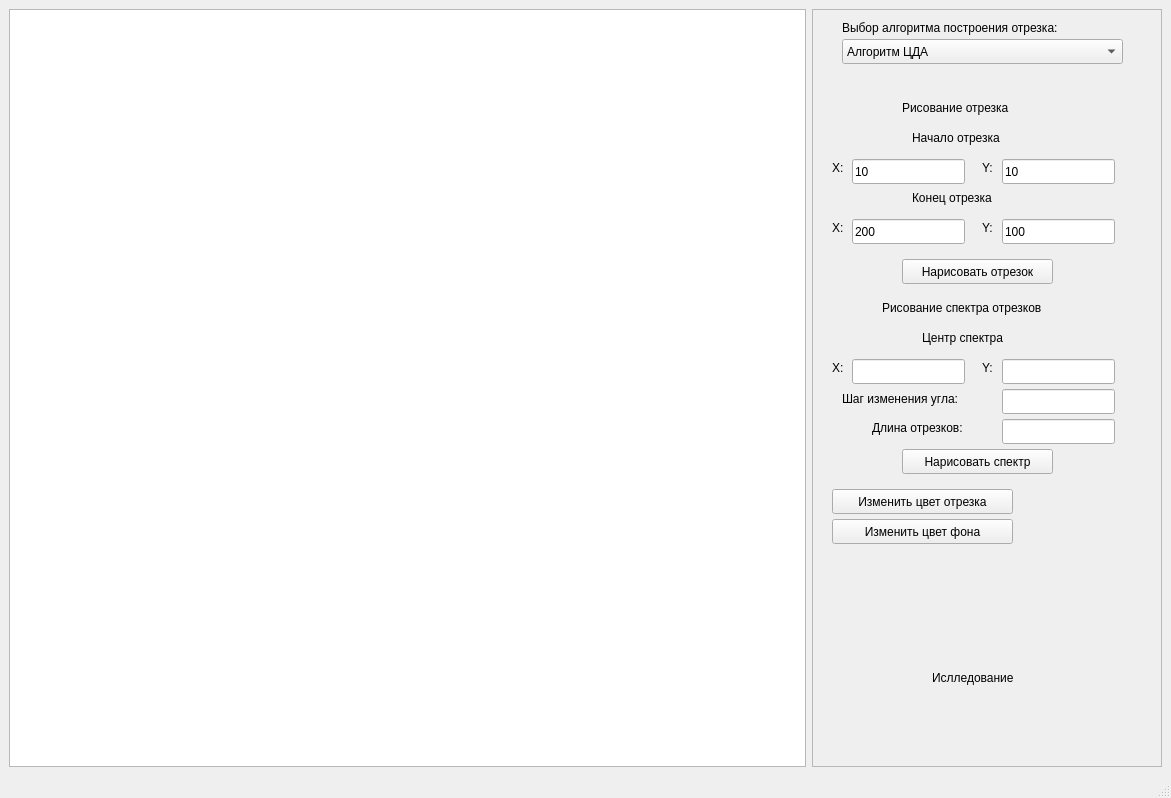
<?xml version="1.0" encoding="UTF-8"?>
<ui version="4.0">
 <class>MainWindow</class>
 <widget class="QMainWindow" name="MainWindow">
  <property name="geometry">
   <rect>
    <x>0</x>
    <y>0</y>
    <width>1171</width>
    <height>798</height>
   </rect>
  </property>
  <property name="windowTitle">
   <string>MainWindow</string>
  </property>
  <widget class="QWidget" name="centralwidget">
   <layout class="QHBoxLayout" name="horizontalLayout" stretch="0,0">
    <property name="sizeConstraint">
     <enum>QLayout::SetDefaultConstraint</enum>
    </property>
    <item>
     <widget class="QGraphicsView" name="graphicsView"/>
    </item>
    <item>
     <widget class="QFrame" name="frame">
      <property name="sizePolicy">
       <sizepolicy hsizetype="Maximum" vsizetype="Preferred">
        <horstretch>1</horstretch>
        <verstretch>0</verstretch>
       </sizepolicy>
      </property>
      <property name="minimumSize">
       <size>
        <width>0</width>
        <height>1</height>
       </size>
      </property>
      <property name="maximumSize">
       <size>
        <width>350</width>
        <height>16777215</height>
       </size>
      </property>
      <property name="frameShape">
       <enum>QFrame::StyledPanel</enum>
      </property>
      <property name="frameShadow">
       <enum>QFrame::Raised</enum>
      </property>
      <widget class="QLabel" name="label">
       <property name="geometry">
        <rect>
         <x>90</x>
         <y>90</y>
         <width>141</width>
         <height>17</height>
        </rect>
       </property>
       <property name="text">
        <string>Рисование отрезка</string>
       </property>
      </widget>
      <widget class="QLabel" name="label_2">
       <property name="geometry">
        <rect>
         <x>70</x>
         <y>290</y>
         <width>211</width>
         <height>17</height>
        </rect>
       </property>
       <property name="text">
        <string>Рисование спектра отрезков</string>
       </property>
      </widget>
      <widget class="QLabel" name="label_3">
       <property name="geometry">
        <rect>
         <x>120</x>
         <y>660</y>
         <width>111</width>
         <height>17</height>
        </rect>
       </property>
       <property name="text">
        <string>Ислледование</string>
       </property>
      </widget>
      <widget class="QLineEdit" name="seg_begin_x">
       <property name="geometry">
        <rect>
         <x>40</x>
         <y>150</y>
         <width>113</width>
         <height>25</height>
        </rect>
       </property>
       <property name="text">
        <string>10</string>
       </property>
      </widget>
      <widget class="QLineEdit" name="seg_begin_y">
       <property name="geometry">
        <rect>
         <x>190</x>
         <y>150</y>
         <width>113</width>
         <height>25</height>
        </rect>
       </property>
       <property name="text">
        <string>10</string>
       </property>
      </widget>
      <widget class="QLabel" name="label_4">
       <property name="geometry">
        <rect>
         <x>20</x>
         <y>150</y>
         <width>21</width>
         <height>17</height>
        </rect>
       </property>
       <property name="text">
        <string>X:</string>
       </property>
      </widget>
      <widget class="QLabel" name="label_5">
       <property name="geometry">
        <rect>
         <x>170</x>
         <y>150</y>
         <width>21</width>
         <height>17</height>
        </rect>
       </property>
       <property name="text">
        <string>Y:</string>
       </property>
      </widget>
      <widget class="QLabel" name="label_11">
       <property name="geometry">
        <rect>
         <x>100</x>
         <y>120</y>
         <width>111</width>
         <height>17</height>
        </rect>
       </property>
       <property name="text">
        <string>Начало отрезка</string>
       </property>
      </widget>
      <widget class="QLabel" name="label_12">
       <property name="geometry">
        <rect>
         <x>20</x>
         <y>210</y>
         <width>21</width>
         <height>17</height>
        </rect>
       </property>
       <property name="text">
        <string>X:</string>
       </property>
      </widget>
      <widget class="QLineEdit" name="seg_end_x">
       <property name="geometry">
        <rect>
         <x>40</x>
         <y>210</y>
         <width>113</width>
         <height>25</height>
        </rect>
       </property>
       <property name="text">
        <string>200</string>
       </property>
      </widget>
      <widget class="QLabel" name="label_13">
       <property name="geometry">
        <rect>
         <x>170</x>
         <y>210</y>
         <width>21</width>
         <height>17</height>
        </rect>
       </property>
       <property name="text">
        <string>Y:</string>
       </property>
      </widget>
      <widget class="QLabel" name="label_14">
       <property name="geometry">
        <rect>
         <x>100</x>
         <y>180</y>
         <width>111</width>
         <height>17</height>
        </rect>
       </property>
       <property name="text">
        <string>Конец отрезка</string>
       </property>
      </widget>
      <widget class="QLineEdit" name="seg_end_y">
       <property name="geometry">
        <rect>
         <x>190</x>
         <y>210</y>
         <width>113</width>
         <height>25</height>
        </rect>
       </property>
       <property name="text">
        <string>100</string>
       </property>
      </widget>
      <widget class="QPushButton" name="draw_seg">
       <property name="geometry">
        <rect>
         <x>90</x>
         <y>250</y>
         <width>151</width>
         <height>25</height>
        </rect>
       </property>
       <property name="text">
        <string>Нарисовать отрезок</string>
       </property>
      </widget>
      <widget class="QLabel" name="label_16">
       <property name="geometry">
        <rect>
         <x>20</x>
         <y>350</y>
         <width>21</width>
         <height>17</height>
        </rect>
       </property>
       <property name="text">
        <string>X:</string>
       </property>
      </widget>
      <widget class="QLineEdit" name="step_degrees">
       <property name="geometry">
        <rect>
         <x>190</x>
         <y>380</y>
         <width>113</width>
         <height>25</height>
        </rect>
       </property>
      </widget>
      <widget class="QLineEdit" name="center_x">
       <property name="geometry">
        <rect>
         <x>40</x>
         <y>350</y>
         <width>113</width>
         <height>25</height>
        </rect>
       </property>
      </widget>
      <widget class="QLabel" name="label_18">
       <property name="geometry">
        <rect>
         <x>170</x>
         <y>350</y>
         <width>21</width>
         <height>17</height>
        </rect>
       </property>
       <property name="text">
        <string>Y:</string>
       </property>
      </widget>
      <widget class="QPushButton" name="draw_spectre">
       <property name="geometry">
        <rect>
         <x>90</x>
         <y>440</y>
         <width>151</width>
         <height>25</height>
        </rect>
       </property>
       <property name="text">
        <string>Нарисовать спектр</string>
       </property>
      </widget>
      <widget class="QLabel" name="label_19">
       <property name="geometry">
        <rect>
         <x>30</x>
         <y>380</y>
         <width>151</width>
         <height>20</height>
        </rect>
       </property>
       <property name="text">
        <string>Шаг изменения угла:</string>
       </property>
      </widget>
      <widget class="QLabel" name="label_20">
       <property name="geometry">
        <rect>
         <x>110</x>
         <y>320</y>
         <width>111</width>
         <height>17</height>
        </rect>
       </property>
       <property name="text">
        <string>Центр спектра</string>
       </property>
      </widget>
      <widget class="QLineEdit" name="center_y">
       <property name="geometry">
        <rect>
         <x>190</x>
         <y>350</y>
         <width>113</width>
         <height>25</height>
        </rect>
       </property>
      </widget>
      <widget class="QLineEdit" name="seg_length">
       <property name="geometry">
        <rect>
         <x>190</x>
         <y>410</y>
         <width>113</width>
         <height>25</height>
        </rect>
       </property>
      </widget>
      <widget class="QLabel" name="label_21">
       <property name="geometry">
        <rect>
         <x>60</x>
         <y>410</y>
         <width>121</width>
         <height>17</height>
        </rect>
       </property>
       <property name="text">
        <string>Длина отрезков:</string>
       </property>
      </widget>
      <widget class="QPushButton" name="change_seg_color">
       <property name="geometry">
        <rect>
         <x>20</x>
         <y>480</y>
         <width>181</width>
         <height>25</height>
        </rect>
       </property>
       <property name="text">
        <string>Изменить цвет отрезка</string>
       </property>
      </widget>
      <widget class="QPushButton" name="change_bg_color">
       <property name="geometry">
        <rect>
         <x>20</x>
         <y>510</y>
         <width>181</width>
         <height>25</height>
        </rect>
       </property>
       <property name="text">
        <string>Изменить цвет фона</string>
       </property>
      </widget>
      <widget class="QComboBox" name="algo_combobox">
       <property name="geometry">
        <rect>
         <x>30</x>
         <y>30</y>
         <width>281</width>
         <height>25</height>
        </rect>
       </property>
       <item>
        <property name="text">
         <string>Алгоритм ЦДА</string>
        </property>
       </item>
       <item>
        <property name="text">
         <string>Алгоритм Брезенхема (с действительными числами)</string>
        </property>
       </item>
       <item>
        <property name="text">
         <string>Алгоритм Брезенхема (с целыми числами)</string>
        </property>
       </item>
       <item>
        <property name="text">
         <string>Алгоритм Брезенхема (с устранением ступенчатости)</string>
        </property>
       </item>
       <item>
        <property name="text">
         <string>Алгоритм Ву</string>
        </property>
       </item>
       <item>
        <property name="text">
         <string>Библиотечный алгоритм</string>
        </property>
       </item>
      </widget>
      <widget class="QLabel" name="label_15">
       <property name="geometry">
        <rect>
         <x>30</x>
         <y>10</y>
         <width>301</width>
         <height>17</height>
        </rect>
       </property>
       <property name="text">
        <string>Выбор алгоритма построения отрезка:</string>
       </property>
      </widget>
     </widget>
    </item>
   </layout>
  </widget>
  <widget class="QMenuBar" name="menubar">
   <property name="geometry">
    <rect>
     <x>0</x>
     <y>0</y>
     <width>1171</width>
     <height>22</height>
    </rect>
   </property>
  </widget>
  <widget class="QStatusBar" name="statusbar"/>
 </widget>
 <resources/>
 <connections/>
</ui>
